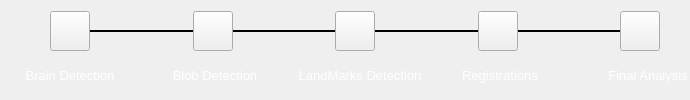
        <widget class="QFrame" name="buttons">
         <property name="frameShape">
          <enum>QFrame::NoFrame</enum>
         </property>
         <property name="frameShadow">
          <enum>QFrame::Raised</enum>
         </property>
         <layout class="QVBoxLayout" name="verticalLayout_2">
          <property name="spacing">
           <number>1</number>
          </property>
          <property name="leftMargin">
           <number>0</number>
          </property>
          <property name="rightMargin">
           <number>0</number>
          </property>
          <item>
           <widget class="QFrame" name="frame_3">
            <property name="sizePolicy">
             <sizepolicy hsizetype="Preferred" vsizetype="Fixed">
              <horstretch>0</horstretch>
              <verstretch>0</verstretch>
             </sizepolicy>
            </property>
            <property name="minimumSize">
             <size>
              <width>0</width>
              <height>50</height>
             </size>
            </property>
            <property name="maximumSize">
             <size>
              <width>16777215</width>
              <height>200</height>
             </size>
            </property>
            <property name="frameShape">
             <enum>QFrame::NoFrame</enum>
            </property>
            <property name="frameShadow">
             <enum>QFrame::Raised</enum>
            </property>
            <layout class="QHBoxLayout" name="horizontalLayout_2">
             <property name="spacing">
              <number>0</number>
             </property>
             <property name="leftMargin">
              <number>50</number>
             </property>
             <property name="topMargin">
              <number>0</number>
             </property>
             <property name="rightMargin">
              <number>30</number>
             </property>
             <item>
              <widget class="QPushButton" name="btnBrainDetection">
               <property name="maximumSize">
                <size>
                 <width>40</width>
                 <height>40</height>
                </size>
               </property>
               <property name="styleSheet">
                <string notr="true"/>
               </property>
               <property name="text">
                <string/>
               </property>
               <property name="icon">
                <iconset>
                 <normaloff>:/newPrefix/Icons/progress-blue.svg</normaloff>:/newPrefix/Icons/progress-blue.svg</iconset>
               </property>
              </widget>
             </item>
             <item>
              <widget class="Line" name="l11">
               <property name="minimumSize">
                <size>
                 <width>50</width>
                 <height>0</height>
                </size>
               </property>
               <property name="maximumSize">
                <size>
                 <width>50</width>
                 <height>16777215</height>
                </size>
               </property>
               <property name="styleSheet">
                <string notr="true"/>
               </property>
               <property name="frameShadow">
                <enum>QFrame::Plain</enum>
               </property>
               <property name="lineWidth">
                <number>2</number>
               </property>
               <property name="orientation">
                <enum>Qt::Horizontal</enum>
               </property>
              </widget>
             </item>
             <item>
              <widget class="Line" name="l12">
               <property name="minimumSize">
                <size>
                 <width>0</width>
                 <height>0</height>
                </size>
               </property>
               <property name="styleSheet">
                <string notr="true">#l1{color:#007ACC;}</string>
               </property>
               <property name="frameShadow">
                <enum>QFrame::Plain</enum>
               </property>
               <property name="lineWidth">
                <number>2</number>
               </property>
               <property name="orientation">
                <enum>Qt::Horizontal</enum>
               </property>
              </widget>
             </item>
             <item>
              <widget class="Line" name="l13">
               <property name="minimumSize">
                <size>
                 <width>50</width>
                 <height>0</height>
                </size>
               </property>
               <property name="maximumSize">
                <size>
                 <width>50</width>
                 <height>16777215</height>
                </size>
               </property>
               <property name="styleSheet">
                <string notr="true">#l2{color:#007ACC;}</string>
               </property>
               <property name="frameShadow">
                <enum>QFrame::Plain</enum>
               </property>
               <property name="lineWidth">
                <number>2</number>
               </property>
               <property name="orientation">
                <enum>Qt::Horizontal</enum>
               </property>
              </widget>
             </item>
             <item>
              <widget class="QPushButton" name="btnBlobDetection">
               <property name="maximumSize">
                <size>
                 <width>40</width>
                 <height>40</height>
                </size>
               </property>
               <property name="styleSheet">
                <string notr="true">#pushButton{
border:3px solid #ff0000;
border-radius:25px;
}
#pushButton:hover{
border:1px solid #00ff00;
border-radius:15px;
}
#pushButton:pressed{
border:10px solid #00fff0;
border-radius:15px;
}</string>
               </property>
               <property name="text">
                <string/>
               </property>
               <property name="icon">
                <iconset>
                 <normaloff>:/newPrefix/Icons/wait.svg</normaloff>:/newPrefix/Icons/wait.svg</iconset>
               </property>
              </widget>
             </item>
             <item>
              <widget class="Line" name="l21">
               <property name="minimumSize">
                <size>
                 <width>50</width>
                 <height>0</height>
                </size>
               </property>
               <property name="maximumSize">
                <size>
                 <width>50</width>
                 <height>16777215</height>
                </size>
               </property>
               <property name="styleSheet">
                <string notr="true">#l2{color:#007ACC;}</string>
               </property>
               <property name="frameShadow">
                <enum>QFrame::Plain</enum>
               </property>
               <property name="lineWidth">
                <number>2</number>
               </property>
               <property name="orientation">
                <enum>Qt::Horizontal</enum>
               </property>
              </widget>
             </item>
             <item>
              <widget class="Line" name="l22">
               <property name="styleSheet">
                <string notr="true">#l2{color:#007ACC;}</string>
               </property>
               <property name="frameShadow">
                <enum>QFrame::Plain</enum>
               </property>
               <property name="lineWidth">
                <number>2</number>
               </property>
               <property name="orientation">
                <enum>Qt::Horizontal</enum>
               </property>
              </widget>
             </item>
             <item>
              <widget class="Line" name="l23">
               <property name="minimumSize">
                <size>
                 <width>50</width>
                 <height>0</height>
                </size>
               </property>
               <property name="maximumSize">
                <size>
                 <width>50</width>
                 <height>16777215</height>
                </size>
               </property>
               <property name="styleSheet">
                <string notr="true">#l3{color:#007ACC;}</string>
               </property>
               <property name="frameShadow">
                <enum>QFrame::Plain</enum>
               </property>
               <property name="lineWidth">
                <number>2</number>
               </property>
               <property name="orientation">
                <enum>Qt::Horizontal</enum>
               </property>
              </widget>
             </item>
             <item>
              <widget class="QPushButton" name="btnLandmarks">
               <property name="maximumSize">
                <size>
                 <width>40</width>
                 <height>40</height>
                </size>
               </property>
               <property name="styleSheet">
                <string notr="true">#pushButton{
border:3px solid #ff0000;
border-radius:25px;
}
#pushButton:hover{
border:1px solid #00ff00;
border-radius:15px;
}
#pushButton:pressed{
border:10px solid #00fff0;
border-radius:15px;
}</string>
               </property>
               <property name="text">
                <string/>
               </property>
               <property name="icon">
                <iconset>
                 <normaloff>:/newPrefix/Icons/wait.svg</normaloff>:/newPrefix/Icons/wait.svg</iconset>
               </property>
              </widget>
             </item>
             <item>
              <widget class="Line" name="l31">
               <property name="minimumSize">
                <size>
                 <width>50</width>
                 <height>0</height>
                </size>
               </property>
               <property name="maximumSize">
                <size>
                 <width>50</width>
                 <height>16777215</height>
                </size>
               </property>
               <property name="styleSheet">
                <string notr="true">#l3{color:#007ACC;}</string>
               </property>
               <property name="frameShadow">
                <enum>QFrame::Plain</enum>
               </property>
               <property name="lineWidth">
                <number>2</number>
               </property>
               <property name="orientation">
                <enum>Qt::Horizontal</enum>
               </property>
              </widget>
             </item>
             <item>
              <widget class="Line" name="l32">
               <property name="styleSheet">
                <string notr="true">#l1{color:#007ACC;}</string>
               </property>
               <property name="frameShadow">
                <enum>QFrame::Plain</enum>
               </property>
               <property name="lineWidth">
                <number>2</number>
               </property>
               <property name="orientation">
                <enum>Qt::Horizontal</enum>
               </property>
              </widget>
             </item>
             <item>
              <widget class="Line" name="l33">
               <property name="minimumSize">
                <size>
                 <width>50</width>
                 <height>0</height>
                </size>
               </property>
               <property name="maximumSize">
                <size>
                 <width>50</width>
                 <height>16777215</height>
                </size>
               </property>
               <property name="styleSheet">
                <string notr="true">#l3{color:#007ACC;}</string>
               </property>
               <property name="frameShadow">
                <enum>QFrame::Plain</enum>
               </property>
               <property name="lineWidth">
                <number>2</number>
               </property>
               <property name="orientation">
                <enum>Qt::Horizontal</enum>
               </property>
              </widget>
             </item>
             <item>
              <widget class="QPushButton" name="btnRegistraion">
               <property name="maximumSize">
                <size>
                 <width>40</width>
                 <height>40</height>
                </size>
               </property>
               <property name="styleSheet">
                <string notr="true">#pushButton{
border:3px solid #ff0000;
border-radius:25px;
}
#pushButton:hover{
border:1px solid #00ff00;
border-radius:15px;
}
#pushButton:pressed{
border:10px solid #00fff0;
border-radius:15px;
}</string>
               </property>
               <property name="text">
                <string/>
               </property>
               <property name="icon">
                <iconset>
                 <normaloff>:/newPrefix/Icons/wait.svg</normaloff>:/newPrefix/Icons/wait.svg</iconset>
               </property>
              </widget>
             </item>
             <item>
              <widget class="Line" name="l41">
               <property name="minimumSize">
                <size>
                 <width>50</width>
                 <height>0</height>
                </size>
               </property>
               <property name="maximumSize">
                <size>
                 <width>50</width>
                 <height>16777215</height>
                </size>
               </property>
               <property name="styleSheet">
                <string notr="true">#l3{color:#007ACC;}</string>
               </property>
               <property name="frameShadow">
                <enum>QFrame::Plain</enum>
               </property>
               <property name="lineWidth">
                <number>2</number>
               </property>
               <property name="orientation">
                <enum>Qt::Horizontal</enum>
               </property>
              </widget>
             </item>
             <item>
              <widget class="Line" name="l42">
               <property name="styleSheet">
                <string notr="true">#l2{color:#007ACC;}</string>
               </property>
               <property name="frameShadow">
                <enum>QFrame::Plain</enum>
               </property>
               <property name="lineWidth">
                <number>2</number>
               </property>
               <property name="orientation">
                <enum>Qt::Horizontal</enum>
               </property>
              </widget>
             </item>
             <item>
              <widget class="Line" name="l43">
               <property name="minimumSize">
                <size>
                 <width>50</width>
                 <height>0</height>
                </size>
               </property>
               <property name="maximumSize">
                <size>
                 <width>50</width>
                 <height>16777215</height>
                </size>
               </property>
               <property name="styleSheet">
                <string notr="true"/>
               </property>
               <property name="frameShadow">
                <enum>QFrame::Plain</enum>
               </property>
               <property name="lineWidth">
                <number>2</number>
               </property>
               <property name="orientation">
                <enum>Qt::Horizontal</enum>
               </property>
              </widget>
             </item>
             <item>
              <widget class="QPushButton" name="btnAnalysis">
               <property name="maximumSize">
                <size>
                 <width>40</width>
                 <height>40</height>
                </size>
               </property>
               <property name="styleSheet">
                <string notr="true">#pushButton{
border:3px solid #ff0000;
border-radius:25px;
}
#pushButton:hover{
border:1px solid #00ff00;
border-radius:15px;
}
#pushButton:pressed{
border:10px solid #00fff0;
border-radius:15px;
}</string>
               </property>
               <property name="text">
                <string/>
               </property>
               <property name="icon">
                <iconset>
                 <normaloff>:/newPrefix/Icons/wait.svg</normaloff>:/newPrefix/Icons/wait.svg</iconset>
               </property>
              </widget>
             </item>
            </layout>
           </widget>
          </item>
          <item>
           <layout class="QHBoxLayout" name="horizontalLayout">
            <property name="spacing">
             <number>0</number>
            </property>
            <property name="sizeConstraint">
             <enum>QLayout::SetNoConstraint</enum>
            </property>
            <item>
             <widget class="QLabel" name="label_50">
              <property name="minimumSize">
               <size>
                <width>140</width>
                <height>0</height>
               </size>
              </property>
              <property name="maximumSize">
               <size>
                <width>140</width>
                <height>16777215</height>
               </size>
              </property>
              <property name="text">
               <string>&lt;html&gt;&lt;head/&gt;&lt;body&gt;&lt;p align=&quot;center&quot;&gt;&lt;span style=&quot; font-size:10pt; color:#ffffff;&quot;&gt;Brain Detection&lt;/span&gt;&lt;/p&gt;&lt;/body&gt;&lt;/html&gt;</string>
              </property>
             </widget>
            </item>
            <item>
             <widget class="QFrame" name="frame_5">
              <property name="frameShape">
               <enum>QFrame::NoFrame</enum>
              </property>
              <property name="frameShadow">
               <enum>QFrame::Raised</enum>
              </property>
             </widget>
            </item>
            <item>
             <widget class="QLabel" name="blob">
              <property name="minimumSize">
               <size>
                <width>150</width>
                <height>0</height>
               </size>
              </property>
              <property name="maximumSize">
               <size>
                <width>140</width>
                <height>16777215</height>
               </size>
              </property>
              <property name="text">
               <string>&lt;html&gt;&lt;head/&gt;&lt;body&gt;&lt;p align=&quot;center&quot;&gt;&lt;span style=&quot; font-size:10pt; color:#ffffff;&quot;&gt;Blob Detection&lt;/span&gt;&lt;/p&gt;&lt;/body&gt;&lt;/html&gt;</string>
              </property>
              <property name="alignment">
               <set>Qt::AlignCenter</set>
              </property>
             </widget>
            </item>
            <item>
             <widget class="QFrame" name="frame_7">
              <property name="frameShape">
               <enum>QFrame::NoFrame</enum>
              </property>
              <property name="frameShadow">
               <enum>QFrame::Raised</enum>
              </property>
             </widget>
            </item>
            <item>
             <widget class="QLabel" name="label">
              <property name="minimumSize">
               <size>
                <width>140</width>
                <height>0</height>
               </size>
              </property>
              <property name="maximumSize">
               <size>
                <width>140</width>
                <height>16777215</height>
               </size>
              </property>
              <property name="text">
               <string>&lt;html&gt;&lt;head/&gt;&lt;body&gt;&lt;p align=&quot;center&quot;&gt;&lt;span style=&quot; font-size:10pt; color:#ffffff;&quot;&gt;LandMarks Detection&lt;/span&gt;&lt;/p&gt;&lt;/body&gt;&lt;/html&gt;</string>
              </property>
             </widget>
            </item>
            <item>
             <widget class="QFrame" name="frame_4">
              <property name="frameShape">
               <enum>QFrame::NoFrame</enum>
              </property>
              <property name="frameShadow">
               <enum>QFrame::Raised</enum>
              </property>
             </widget>
            </item>
            <item>
             <widget class="QLabel" name="analyis">
              <property name="minimumSize">
               <size>
                <width>140</width>
                <height>0</height>
               </size>
              </property>
              <property name="maximumSize">
               <size>
                <width>140</width>
                <height>16777215</height>
               </size>
              </property>
              <property name="text">
               <string>&lt;html&gt;&lt;head/&gt;&lt;body&gt;&lt;p align=&quot;center&quot;&gt;&lt;span style=&quot; font-size:10pt; color:#ffffff;&quot;&gt;Registrations&lt;/span&gt;&lt;/p&gt;&lt;/body&gt;&lt;/html&gt;</string>
              </property>
              <property name="alignment">
               <set>Qt::AlignCenter</set>
              </property>
             </widget>
            </item>
            <item>
             <widget class="QFrame" name="frame_9">
              <property name="frameShape">
               <enum>QFrame::NoFrame</enum>
              </property>
              <property name="frameShadow">
               <enum>QFrame::Raised</enum>
              </property>
             </widget>
            </item>
            <item>
             <widget class="QLabel" name="label_51">
              <property name="minimumSize">
               <size>
                <width>120</width>
                <height>0</height>
               </size>
              </property>
              <property name="maximumSize">
               <size>
                <width>120</width>
                <height>16777215</height>
               </size>
              </property>
              <property name="layoutDirection">
               <enum>Qt::LeftToRight</enum>
              </property>
              <property name="text">
               <string>&lt;html&gt;&lt;head/&gt;&lt;body&gt;&lt;p align=&quot;center&quot;&gt;&lt;span style=&quot; font-size:10pt; color:#ffffff;&quot;&gt;&amp;nbsp;&amp;nbsp;&amp;nbsp;&amp;nbsp;&amp;nbsp;&amp;nbsp;&amp;nbsp;&amp;nbsp;&amp;nbsp;&amp;nbsp;Final Analysis&lt;/span&gt;&lt;/p&gt;&lt;/body&gt;&lt;/html&gt;</string>
              </property>
              <property name="alignment">
               <set>Qt::AlignCenter</set>
              </property>
             </widget>
            </item>
           </layout>
          </item>
         </layout>
        </widget>
